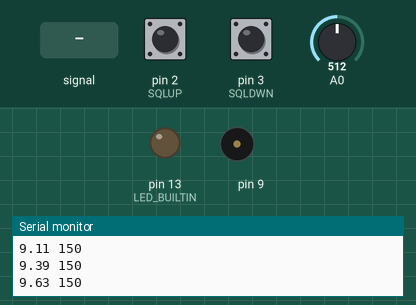
Bench run of a sketch on a simulated Arduino Mega 2560, built for the host (arithmetic inside an expression is 32-bit, double 64-bit). On the bench: output pins drawn as LEDs (lit = HIGH), buzzer (waves = sounding), the last lines printed to the serial monitor. The test bench sets the inputs (shaded band); at power-on: A0 = 512, pin 2 (SQLUP) HIGH, pin 3 (SQLDWN) HIGH.

Above: at 1.2 s.
1.3 s: A0 fed a 200 Hz sine of ±81 counts around its level
At 2.6 s:
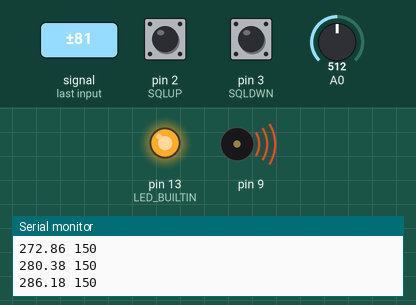
3.1 s: A0 set to 716
At 5.0 s:
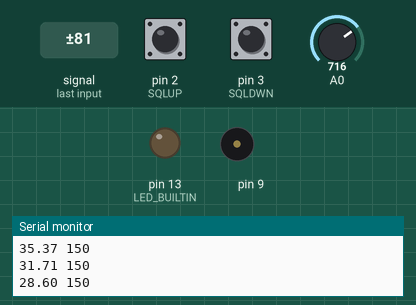
6.1 s: A0 set to 251
At 7.2 s:
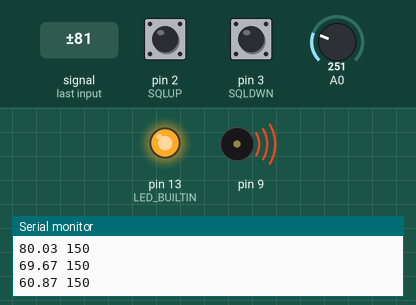
9.0 s: A0 set to 222
Timing chart, 0 to 11.5 s (numbered marks = the images above; inputs shaded):
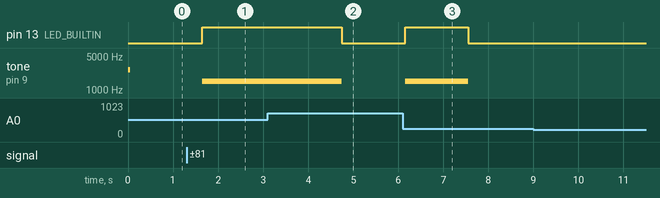

The sketch:

VoiceSquelchMVD.ino
```cpp
// (licence header left out)
#include <Arduino.h>
#include <SPI.h>
#include "Coeffs.h"
#include "digitalWriteFast.h"
#include <toneAC.h>

//-----------------------------------------------------------------------------
// Defines, constants and Typedefs
//-----------------------------------------------------------------------------

// pins
const int AUDIO_IN = A7;
const int SQLUP = 2;
const int SQLDWN = 3;

// get register bit - faster: doesn't turn it into 0/1
#ifndef getBit
#define getBit(sfr, bit) (_SFR_BYTE(sfr) & _BV(bit))
#endif

//-----------------------------------------------------------------------------
// Global Constants
//-----------------------------------------------------------------------------

//const byte NumSegments = 13;
const byte NumSegments = 1;
//const byte SegmentSize = 50; //in mS
const byte SegmentSize = 100; //in mS
const byte hyster = 2;

//works but is slow, can we disable all filtering but the final?
/*const float DeltaAlpha = 0.1;
  const float ZeroDeltaAlpha = 0.1;
  const float PrevAlpha = 0.5;
  const float SqlAlpha = 0.5;*/

//it did work to only filter the Sql (variance) but there were occasional false alarms. Maybe we can do better
  const float DeltaAlpha = 1;
  const float ZeroDeltaAlpha = 1;
  const float PrevAlpha = 1; //filtering for historical band power data
  const float SqlAlpha = 0.15;

//it did work to only filter the Sql (variance) but there were many false alarms. Maybe we can do better
/*const float DeltaAlpha = 0.75; //how much to smooth the diff band data
  const float ZeroDeltaAlpha = 0.75; //how much to smooth the zero band data because it tends to be MUCH noiser
  const float PrevAlpha = 0.75; //filtering for historical band power data
const float SqlAlpha = 0.15;*/


//-----------------------------------------------------------------------------
// Global Variables
//-----------------------------------------------------------------------------

word CurBandData[nBand + 1]; //current band data
word prevVariance; //current band data
float diffOfVar; //current band data
float Squelch = 0;
bool IsSquelch = false, bandTest = false;
unsigned long SqlTime = 0;
byte SqlThresh = 150;
bool clipAlarm = false;
//unsigned long time1, time2;

//-------------------------------------------------------------------------
// GetSerial
//-------------------------------------------------------------------------
byte GetSerial() {
  while ( Serial.available() == 0 ) ;
  return Serial.read();
}

//Automatic Gain Control Block (GNUradio based )
/*
  float NormalizingAGC(int val, float AGC_loop_gain)
  {
  static float gain = 1; //Initial Gain Value
  static char firsttime = 1;
  //float rate;
  //double attack_rate = 1e-1;
  //double decay_rate = 1e-1;
  static int zero = 512;
  const int desired = 100;
  const int max_gain = 100;
  float error;
  float result;

  //output = input * _gain;

  if (val < zero) //find the center value of the data (seems like it needs a gain of less than 1 but ok integers)
    zero--; else
    zero++;
  val = val - zero;

  //Serial.print(val);
  //Serial.print(" ");

  result = val * gain;

  error = desired - fabs(result);

  gain = gain + (AGC_loop_gain * error);

  // Not sure about this but could avoid problems
  if (gain < 0.0)
    gain = 10e-5;

  if (max_gain > 0.0 && gain > max_gain)
  {
    gain = max_gain;
  }

  //Serial.print(gain);
  //Serial.print(" 100 ");
  //Serial.print(error);
  //Serial.print(" ");
  return result+512;
  }
*/
//-------------------------------------------------------------------------
// PollBands
//-------------------------------------------------------------------------
bool PollBands(bool init)
{
  bool IsPos;
  static unsigned long prevTime;
  byte band, val1, val2;
  const byte hyster = 20;
  static int zero = 500;
  //static byte curSegment = 255;
  long val;
  word zcr;
  static int valmax[10];
  static int pd[10] = {0, 0, 0, 0, 0, 0, 0, 0, 0, 0};
  static int ppd[10] = {0, 0, 0, 0, 0, 0, 0, 0, 0, 0};
  static int ppval = 0;
  static int pval = 0;
  //const float eq[] = {0.9, 4, 2, 1.2, 1}; //equalizer - HF radio (this would be nice to auto calc somehow)
  //const float eq[] = {0.5, 4.5, 2.2, 1.2, 1}; //equalizer - FT-221R //level to shoot for is apparently ~ 160?? (or maybe just 100? does it matter?)
  //const float eq[] = {0.30, 4.5, 2.4, 1.2, 0.90}; //equalizer - Laptop SDR Audio Out //level to shoot for is apparently ~ 160?? (or maybe just 100? does it matter?)
  const float eq[] = {0.4, 4.5, 2.2, 1.2, 1}; //equalizer - FT-221R //level to shoot for is apparently ~ 100??

  if (init)
  {
    memset(pd, 0, sizeof(pd));
    memset(ppd, 0, sizeof(ppd));
    memset(CurBandData, 0, sizeof(CurBandData));
    pval =  0;
    ppval =  0;
    return false;
  }

  val = 0;
  IsPos = true;


  zcr = 0;
  prevTime = 0;
  memset(valmax, 0, sizeof(valmax));

  prevTime = millis();
  while (millis() - prevTime < SegmentSize)
  {
    while (!getBit(ADCSRA, ADIF)) ; // wait for ADC
    val1 = ADCL;
    val2 = ADCH;
    bitSet(ADCSRA, ADIF); // clear the flag
    bitSet(ADCSRA, ADSC); // start ADC conversion
    val = val1;
    val += val2 << 8;


    if (val >= 1023 || val == 0)
      clipAlarm = true;

    //fixed response averaging filter, will find the zero point.
    if (val < zero)
      zero--; else
      zero++;
    val = val - zero;

    //Too much of a performance hit
    //val = round(NormalizingAGC(val, 0.001))-512;

    //Find the zero crossing rate using a small bit of hysterisis
    if (IsPos)
    {
      if (val < -hyster)
      {
        IsPos = false;
        zcr++;
      }
    } else {
      if (val > +hyster)
      {
        IsPos = true;
        zcr++;
      }
    }
    ppval = pval;
    pval = val;

    for (band = 0; band < nBand; band++)
    {
      int L1, L2;
      //B side, previous OUTPUTS first
      L1 =  ((-(filt_b1[band]) * pd[band] - filt_b2[band] * ppd[band]) >> 16) + val;

      //now add in the A side, previous INPUTS
      L2 = (filt_a0[band] * L1 - filt_a0[band] * ppd[band]) >> 16;
      ppd[band] = pd[band];
      pd[band] = L1;
      //This is a strange but very fast way to perform a fixed response filter!
      if (abs(L2) > valmax[band]) //we're only looking for the MAX energy in each band during the window!
        valmax[band]++;
    }
  }

  //time2 = micros();
  //All done collecting window data, apply band equalizer.
  //Floating point, slow, but after data window is done, so no change to filter response timing.
  for (band = 0; band < nBand; band++)
    CurBandData[band + 1] = round(valmax[band] * eq[band + 1]);
  CurBandData[0] = round(zcr * eq[0]);


  /*if (init) //initialize the previous values to keep the exp filter from reacting
    {
    for (seg = 0; seg < NumSegments; seg++) {
    for (band = 0; band <= nBand; band++) {
      prevVariance = CurBandData[band];
    }

    }
    }*/


  if (bandTest == true)
    PrintCurBandData();
  else CalcBandVarDelta();

}

//-----------------------------------------------------------------------------
// PrintCurBandData
//-----------------------------------------------------------------------------
void PrintCurBandData(void)
{
  byte i, band;

  //Serial.println("a");

  for (band = 0; band <= nBand; band++) {
    Serial.print(CurBandData[band]);
    Serial.print(" ");
  }
  Serial.println("");

}

//-----------------------------------------------------------------------------
// CalcBandVarDelta - take variance then diff, less computation time, and works better than the opposite in matlab model
//-----------------------------------------------------------------------------
void CalcBandVarDelta(void)
{
  byte seg, i, band;
  float mean, variance = 0;
  float accum = 0;

  //Find the mean by averaging all bands together
  for (band = 0; band <= nBand; band++)
  {
    accum += CurBandData[band];
  }
  mean = accum / nBand + 1; //average

  //variance is the sum of the distances from the mean
  for (band = 0; band <= nBand; band++)
  {
    variance += abs(mean - CurBandData[band]);
  }
  //should we limit loop variance?

  //Calculate a delta of the variance

  float difference = abs(((int)CurBandData[band] - (int)prevVariance));
  //should we limit loop difference?

  if (band == 0) //zero band is more noisey
    diffOfVar = ZeroDeltaAlpha * difference + (1 - ZeroDeltaAlpha) * diffOfVar; //do we filter the band or the diff or the result!? ahh
  //prevVariance = ZeroDeltaAlpha*CurBandData[band]+(1-ZeroDeltaAlpha)*prevVariance; //do we filter the band or the diff or the result!? ahh
  else
    diffOfVar = DeltaAlpha * difference + (1 - DeltaAlpha) * diffOfVar; //PrevBand Data is now the difference data
  //prevVariance = DeltaAlpha*CurBandData[band]+(1-DeltaAlpha)*prevVariance; //do we filter the band or the diff or the result!? ahh

  //if(band>0)
  //accum += diffOfVar;

  //Serial.print(diffOfVar);
  //Serial.print(" ");

  prevVariance = round((1 - PrevAlpha) * prevVariance + PrevAlpha * variance);


  //Squelch = (1-0.3)*Squelch+0.3*accum; //this is a standard squelch that will favor wideband changes - TOTAL energy
  Squelch = (1 - SqlAlpha) * Squelch + SqlAlpha * variance; //variance squelch between frequency bands

  if (Squelch > SqlThresh)
    IsSquelch = true;
  else
    IsSquelch = false;

  //time1 = micros();
  Serial.print(Squelch);
  //Serial.print(" 0 "); //set scale to include zero
  //Serial.print(time1-time2); //how long did it take to analyze the window data? 396 microseconds
  Serial.print(" ");
  Serial.println(SqlThresh);

}

void DecSQL()
{
  if (SqlThresh < 253)
    SqlThresh++;
  delay(250);
}

void IncSQL()
{
  if (SqlThresh > 0)
    SqlThresh--;
  delay(250);
}

//-----------------------------------------------------------------------------
// testADCsimple
//-----------------------------------------------------------------------------
void testADCsimple(void)
{
  int i = analogRead(AUDIO_IN);
  //i = NormalizingAGC(i,0.1);
  //Serial.print(NormalizingAGC(i, 0.001));
  //Serial.print(" ");
  Serial.print(i);
  Serial.println(" 0 512 1024");

}

//-------------------------------------------------------------------------
// setup
//-------------------------------------------------------------------------
void setup(void)
{
  const char compile_date[] = __DATE__ " " __TIME__;
  bool testMode = false;
  Serial.begin(115200);
  //Serial.println("0 0 0 0 0");
  Serial.println(F("SquelchMe K7PHI MVD"));
  //- MVD\n Build Date - ");
  //Serial.println(compile_date);
  Serial.println(F("Based On Speechrecog1 by Peter Balch"));


  pinMode(AUDIO_IN, INPUT);
  pinMode(SQLUP, INPUT_PULLUP);
  pinMode(SQLDWN, INPUT_PULLUP);
  pinMode(LED_BUILTIN , OUTPUT);
  analogReference(INTERNAL); //1.2V better for line applications
  //analogReference(EXTERNAL); //requires 3.3V jumper and a LOUD audio channel if not using input amp/AGC
  analogRead(AUDIO_IN); // initialise ADC to read audio input
  //attachInterrupt(digitalPinToInterrupt(SQLUP), IncSQL, RISING );
  //attachInterrupt(digitalPinToInterrupt(SQLDWN), DecSQL, RISING );

  if (!digitalReadFast(SQLUP))
  {
    //Boot-up beep
    toneAC(1500); //pins 9 and 10 on a nano hooked to a buzzer
    delay(150);
    toneAC(2500); //pins 9 and 10 on a nano hooked to a buzzer
    delay(150);
    toneAC();
    testMode = true;
  }
  else if (!digitalReadFast(SQLDWN))
  {
    //Boot-up beep
    toneAC(2500); //pins 9 and 10 on a nano hooked to a buzzer
    delay(150);
    toneAC(1500); //pins 9 and 10 on a nano hooked to a buzzer
    delay(150);
    toneAC();
    bandTest = true;
  }
  else
  {
    //Boot-up beep
    toneAC(2600); //pins 9 and 10 on a nano hooked to a buzzer
    delay(50);
    toneAC();
  }


  //Serial.println("0 0 0 0 0 0 350");
  if (testMode == true)
  {
    while (1)
    {
      testADCsimple();
    }
  }

  PollBands(true);
}

//-----------------------------------------------------------------------------
// Main routines
// loop
//-----------------------------------------------------------------------------
void loop(void)
{
  static bool LEDFlag = false;

  PollBands(false);
  if (clipAlarm == true)
  {
    clipAlarm = false;

    //annoying and happens so often as to be useless unless selecting the frequency initially, needs to be a mode?
    //toneAC(1500,10,25,false);   //toneAC( frequency [, volume [, length [, background ]]] )
  }
  else if (IsSquelch == true)
  {
    SqlTime = millis();

    if (LEDFlag == false)
    {
      digitalWrite(LED_BUILTIN, HIGH);
      toneAC(1500);
    }

    LEDFlag = true;
  }

  if (millis() - SqlTime > 1000)
  {
    LEDFlag = false;
    digitalWrite(LED_BUILTIN, LOW);
    toneAC();
  }

  if (!digitalReadFast(SQLUP))
    IncSQL();
  else if (!digitalReadFast(SQLDWN))
    DecSQL();
}
```

Coeffs.h
```cpp
const byte nBand = 4;
// frequencies: 150, 356, 843, 2000
const long filt_a0[nBand+1] = {3259, 7166, 14089, 20190};
const long filt_b1[nBand+1] = {-123690, -112214, -81133, 0};
const long filt_b2[nBand+1] = {59018, 51204, 37359, 25156};
```

Source omitted: digitalWriteFast.h (11354 bytes)

Measured:
- after the input at 1.3 s, pin 13 (LED_BUILTIN): LOW → HIGH after 0.35 s; tone on pin 9: silent → 1500 Hz after 0.35 s
- after the input at 3.1 s, pin 13 (LED_BUILTIN): HIGH → LOW after 1.7 s; tone on pin 9: 1500 Hz → silent after 1.7 s
- after the input at 6.1 s, pin 13 (LED_BUILTIN): LOW → HIGH after 0.05 s, → LOW 1.4 s later; tone on pin 9: silent → 1500 Hz after 0.05 s, → silent 1.4 s later
